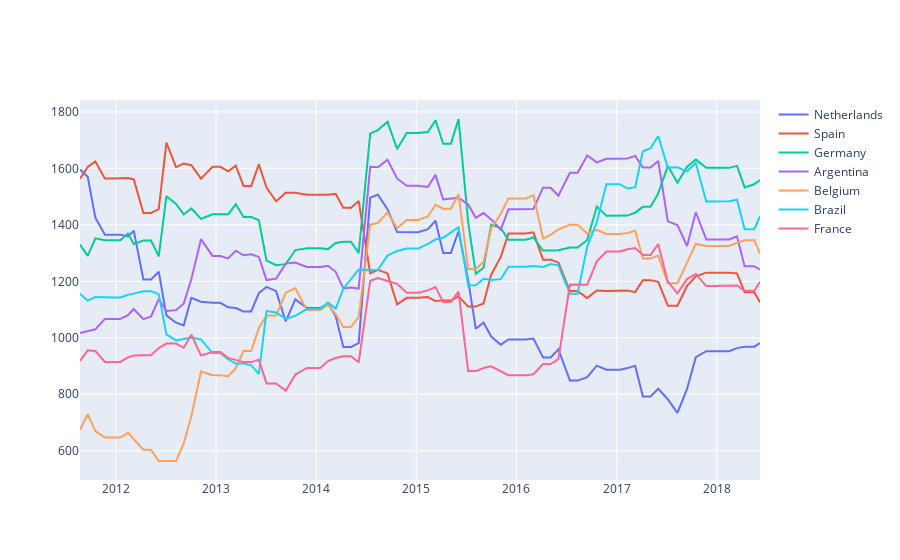

Notebook code cell kept with this figure:
### Code cell
import plotly.express as px
best_ranks = ranking_df.loc[np.append(ranking_df.idxmax().unique(),'France')]
fig = go.Figure()

for i in range(len(best_ranks.values)):
    fig.add_trace(go.Scatter(x = best_ranks.columns, 
                             y = best_ranks.iloc[i],
                             name = best_ranks.index[i]))
fig.show()
